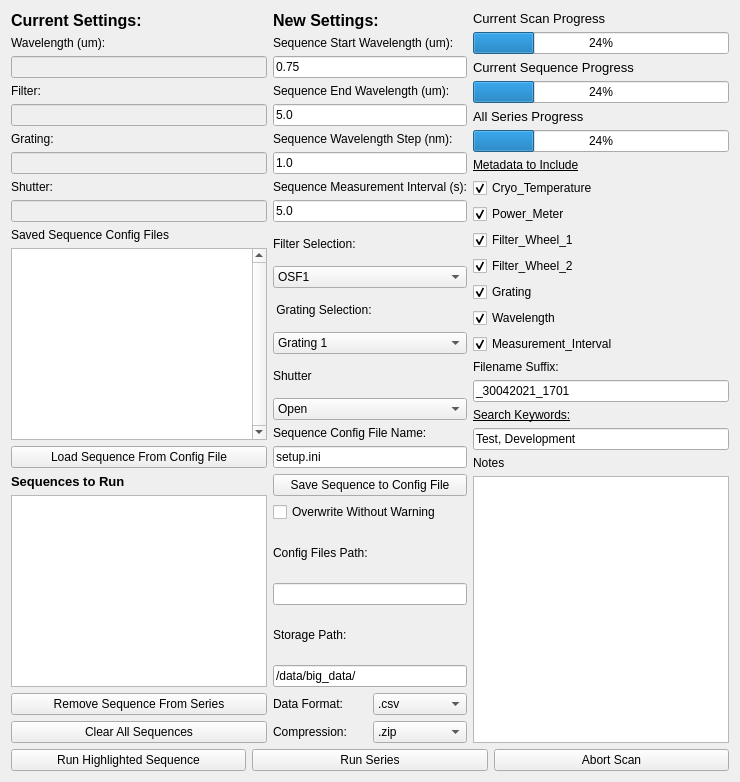
     <widget class="QWidget" name="tab2_single_scan">
      <attribute name="title">
       <string>Sequence</string>
      </attribute>
      <layout class="QGridLayout" name="gridLayout_4">
       <item row="0" column="0" rowspan="2">
        <layout class="QGridLayout" name="current_params_gridLayout_tab2">
         <item row="2" column="0">
          <widget class="QLineEdit" name="wavelength_current_ledit_tab2">
           <property name="enabled">
            <bool>false</bool>
           </property>
           <property name="text">
            <string/>
           </property>
          </widget>
         </item>
         <item row="4" column="0">
          <widget class="QLineEdit" name="osf_current_ledit_tab2">
           <property name="enabled">
            <bool>false</bool>
           </property>
          </widget>
         </item>
         <item row="1" column="0">
          <widget class="QLabel" name="wavelength_current_label_tab2">
           <property name="text">
            <string>Wavelength (um):</string>
           </property>
          </widget>
         </item>
         <item row="7" column="0">
          <widget class="QLabel" name="shutter_current_label_tab2">
           <property name="text">
            <string>Shutter:</string>
           </property>
          </widget>
         </item>
         <item row="6" column="0">
          <widget class="QLineEdit" name="grating_current_ledit_tab2">
           <property name="enabled">
            <bool>false</bool>
           </property>
          </widget>
         </item>
         <item row="5" column="0">
          <widget class="QLabel" name="grating_current_label_tab2">
           <property name="text">
            <string>Grating:</string>
           </property>
          </widget>
         </item>
         <item row="8" column="0">
          <widget class="QLineEdit" name="shutter_current_ledit_tab2">
           <property name="enabled">
            <bool>false</bool>
           </property>
          </widget>
         </item>
         <item row="3" column="0">
          <widget class="QLabel" name="osf_current_label_tab2">
           <property name="text">
            <string>Filter:</string>
           </property>
          </widget>
         </item>
         <item row="0" column="0">
          <widget class="QLabel" name="curent_parameters_title_tab2">
           <property name="font">
            <font>
             <pointsize>12</pointsize>
             <weight>75</weight>
             <bold>true</bold>
            </font>
           </property>
           <property name="text">
            <string>Current Settings:</string>
           </property>
          </widget>
         </item>
        </layout>
       </item>
       <item row="0" column="1" rowspan="2">
        <layout class="QVBoxLayout" name="new_params_gridLayout_tab2">
         <item>
          <widget class="QLabel" name="new_parameters_title_tab2">
           <property name="font">
            <font>
             <pointsize>12</pointsize>
             <weight>75</weight>
             <bold>true</bold>
            </font>
           </property>
           <property name="text">
            <string>New Settings:</string>
           </property>
          </widget>
         </item>
         <item>
          <widget class="QLabel" name="sequence_start_wave_label">
           <property name="sizePolicy">
            <sizepolicy hsizetype="Maximum" vsizetype="Maximum">
             <horstretch>0</horstretch>
             <verstretch>0</verstretch>
            </sizepolicy>
           </property>
           <property name="text">
            <string>Sequence Start Wavelength (um):</string>
           </property>
          </widget>
         </item>
         <item>
          <widget class="QLineEdit" name="sequence_wave_start_ledit">
           <property name="sizePolicy">
            <sizepolicy hsizetype="Expanding" vsizetype="Maximum">
             <horstretch>0</horstretch>
             <verstretch>0</verstretch>
            </sizepolicy>
           </property>
           <property name="text">
            <string>0.75</string>
           </property>
           <property name="placeholderText">
            <string/>
           </property>
          </widget>
         </item>
         <item>
          <widget class="QLabel" name="sequence_end_wave_label">
           <property name="sizePolicy">
            <sizepolicy hsizetype="Maximum" vsizetype="Maximum">
             <horstretch>0</horstretch>
             <verstretch>0</verstretch>
            </sizepolicy>
           </property>
           <property name="text">
            <string>Sequence End Wavelength (um):</string>
           </property>
          </widget>
         </item>
         <item>
          <widget class="QLineEdit" name="sequence_wave_end_ledit">
           <property name="sizePolicy">
            <sizepolicy hsizetype="Expanding" vsizetype="Maximum">
             <horstretch>0</horstretch>
             <verstretch>0</verstretch>
            </sizepolicy>
           </property>
           <property name="text">
            <string>5.0</string>
           </property>
           <property name="placeholderText">
            <string/>
           </property>
          </widget>
         </item>
         <item>
          <widget class="QLabel" name="sequence_wave_step_label">
           <property name="sizePolicy">
            <sizepolicy hsizetype="Maximum" vsizetype="Maximum">
             <horstretch>0</horstretch>
             <verstretch>0</verstretch>
            </sizepolicy>
           </property>
           <property name="text">
            <string>Sequence Wavelength Step (nm):</string>
           </property>
          </widget>
         </item>
         <item>
          <widget class="QLineEdit" name="sequence_wave_step_ledit">
           <property name="sizePolicy">
            <sizepolicy hsizetype="Expanding" vsizetype="Maximum">
             <horstretch>0</horstretch>
             <verstretch>0</verstretch>
            </sizepolicy>
           </property>
           <property name="text">
            <string>1.0</string>
           </property>
           <property name="placeholderText">
            <string>1.0</string>
           </property>
          </widget>
         </item>
         <item>
          <widget class="QLabel" name="sequence_measure_int_label">
           <property name="text">
            <string>Sequence Measurement Interval (s):</string>
           </property>
          </widget>
         </item>
         <item>
          <widget class="QLineEdit" name="sequence_measure_int_ledit">
           <property name="text">
            <string>5.0</string>
           </property>
           <property name="placeholderText">
            <string/>
           </property>
          </widget>
         </item>
        </layout>
       </item>
       <item row="2" column="0" rowspan="2">
        <layout class="QVBoxLayout" name="add_sequence_verticalLayout_tab2">
         <item>
          <widget class="QLabel" name="sequence_config_files_label_tab2">
           <property name="text">
            <string>Saved Sequence Config Files</string>
           </property>
          </widget>
         </item>
         <item>
          <widget class="QListWidget" name="sequence_config_files_tab2">
           <property name="verticalScrollBarPolicy">
            <enum>Qt::ScrollBarAlwaysOn</enum>
           </property>
           <property name="editTriggers">
            <set>QAbstractItemView::SelectedClicked</set>
           </property>
           <property name="dragEnabled">
            <bool>true</bool>
           </property>
           <property name="dragDropMode">
            <enum>QAbstractItemView::DragOnly</enum>
           </property>
           <property name="selectionMode">
            <enum>QAbstractItemView::SingleSelection</enum>
           </property>
          </widget>
         </item>
         <item>
          <widget class="QPushButton" name="load_sequence_button_tab2">
           <property name="sizePolicy">
            <sizepolicy hsizetype="Minimum" vsizetype="Maximum">
             <horstretch>0</horstretch>
             <verstretch>0</verstretch>
            </sizepolicy>
           </property>
           <property name="text">
            <string>Load Sequence From Config File</string>
           </property>
          </widget>
         </item>
        </layout>
       </item>
       <item row="4" column="0" rowspan="2">
        <layout class="QVBoxLayout" name="run_series_verticalLayout_tab2">
         <item>
          <widget class="QLabel" name="series_configs_label_tab2">
           <property name="font">
            <font>
             <pointsize>10</pointsize>
             <weight>75</weight>
             <bold>true</bold>
            </font>
           </property>
           <property name="text">
            <string>Sequences to Run</string>
           </property>
          </widget>
         </item>
         <item>
          <widget class="QListWidget" name="series_config_files_tab2">
           <property name="verticalScrollBarPolicy">
            <enum>Qt::ScrollBarAsNeeded</enum>
           </property>
           <property name="editTriggers">
            <set>QAbstractItemView::CurrentChanged|QAbstractItemView::SelectedClicked</set>
           </property>
           <property name="dragEnabled">
            <bool>true</bool>
           </property>
           <property name="dragDropMode">
            <enum>QAbstractItemView::DragDrop</enum>
           </property>
           <property name="selectionMode">
            <enum>QAbstractItemView::SingleSelection</enum>
           </property>
          </widget>
         </item>
         <item>
          <widget class="QPushButton" name="remove_sequence_button_tab2">
           <property name="text">
            <string>Remove Sequence From Series</string>
           </property>
          </widget>
         </item>
         <item>
          <widget class="QPushButton" name="clear_all_sequences_button_tab_2">
           <property name="text">
            <string>Clear All Sequences</string>
           </property>
          </widget>
         </item>
        </layout>
       </item>
       <item row="6" column="0" colspan="3">
        <layout class="QHBoxLayout" name="run_bottons_horizontalLayout_tab2">
         <item>
          <widget class="QPushButton" name="run_single_tab2">
           <property name="text">
            <string>Run Highlighted Sequence</string>
           </property>
          </widget>
         </item>
         <item>
          <widget class="QPushButton" name="run_series_tab2">
           <property name="text">
            <string>Run Series</string>
           </property>
          </widget>
         </item>
         <item>
          <widget class="QPushButton" name="abort_scan_button_tab2">
           <property name="text">
            <string>Abort Scan</string>
           </property>
          </widget>
         </item>
        </layout>
       </item>
       <item row="2" column="1" rowspan="2">
        <layout class="QVBoxLayout" name="new_params2_gridLayout_tab2">
         <item>
          <widget class="QLabel" name="osf_select_label_tab2">
           <property name="text">
            <string>Filter Selection:</string>
           </property>
          </widget>
         </item>
         <item>
          <widget class="QComboBox" name="osf_select_cbox">
           <item>
            <property name="text">
             <string>OSF1</string>
            </property>
           </item>
           <item>
            <property name="text">
             <string>OSF2</string>
            </property>
           </item>
           <item>
            <property name="text">
             <string>OSF3</string>
            </property>
           </item>
           <item>
            <property name="text">
             <string>OSF4</string>
            </property>
           </item>
          </widget>
         </item>
         <item>
          <widget class="QLabel" name="grating_select_label_tab2">
           <property name="text">
            <string> Grating Selection:</string>
           </property>
          </widget>
         </item>
         <item>
          <widget class="QComboBox" name="grating_select_cbox_tab2">
           <property name="currentIndex">
            <number>0</number>
           </property>
           <item>
            <property name="text">
             <string>Grating 1</string>
            </property>
           </item>
           <item>
            <property name="text">
             <string>Grating 2</string>
            </property>
           </item>
           <item>
            <property name="text">
             <string>Grating 3</string>
            </property>
           </item>
          </widget>
         </item>
         <item>
          <widget class="QLabel" name="shutter_position_label_tab2">
           <property name="text">
            <string>Shutter</string>
           </property>
          </widget>
         </item>
         <item>
          <widget class="QComboBox" name="shutter_position_cbox_tab2">
           <item>
            <property name="text">
             <string>Open</string>
            </property>
           </item>
           <item>
            <property name="text">
             <string>Closed</string>
            </property>
           </item>
          </widget>
         </item>
         <item>
          <widget class="QLabel" name="sequence_name_label_tab2">
           <property name="sizePolicy">
            <sizepolicy hsizetype="Preferred" vsizetype="Maximum">
             <horstretch>0</horstretch>
             <verstretch>0</verstretch>
            </sizepolicy>
           </property>
           <property name="text">
            <string>Sequence Config File Name:</string>
           </property>
          </widget>
         </item>
         <item>
          <widget class="QLineEdit" name="sequence_name_ledit_tab2">
           <property name="text">
            <string>setup.ini</string>
           </property>
           <property name="placeholderText">
            <string/>
           </property>
          </widget>
         </item>
        </layout>
       </item>
       <item row="5" column="1">
        <layout class="QVBoxLayout" name="data_format_verticalLayout_tab2">
         <item>
          <layout class="QHBoxLayout" name="data_format_horizontalLayout_tab2">
           <item>
            <widget class="QLabel" name="data_format_label_tab2">
             <property name="text">
              <string>Data Format:</string>
             </property>
            </widget>
           </item>
           <item>
            <widget class="QComboBox" name="data_format_comboBox_tab2">
             <property name="currentText">
              <string>.csv</string>
             </property>
             <item>
              <property name="text">
               <string>.csv</string>
              </property>
             </item>
             <item>
              <property name="text">
               <string>.fits</string>
              </property>
             </item>
             <item>
              <property name="text">
               <string>.json</string>
              </property>
             </item>
             <item>
              <property name="text">
               <string>.parquet</string>
              </property>
             </item>
            </widget>
           </item>
          </layout>
         </item>
         <item>
          <layout class="QHBoxLayout" name="compression_horizontalLayout_tab2">
           <item>
            <widget class="QLabel" name="compresssion_label_tab2">
             <property name="text">
              <string>Compression:</string>
             </property>
            </widget>
           </item>
           <item>
            <widget class="QComboBox" name="compression_comboBox_tab2">
             <property name="currentText">
              <string>.zip</string>
             </property>
             <item>
              <property name="text">
               <string>.zip</string>
              </property>
             </item>
             <item>
              <property name="text">
               <string>.tgz</string>
              </property>
             </item>
             <item>
              <property name="text">
               <string>.tar</string>
              </property>
             </item>
            </widget>
           </item>
          </layout>
         </item>
        </layout>
       </item>
       <item row="0" column="2">
        <layout class="QVBoxLayout" name="progressBar_verticalLayout_tab1_2">
         <item>
          <widget class="QLabel" name="scan_progress_label_tab2">
           <property name="font">
            <font>
             <pointsize>10</pointsize>
            </font>
           </property>
           <property name="text">
            <string>Current Scan Progress</string>
           </property>
          </widget>
         </item>
         <item>
          <widget class="QProgressBar" name="scan_progressBar_tab2">
           <property name="value">
            <number>24</number>
           </property>
          </widget>
         </item>
         <item>
          <widget class="QLabel" name="sequence_progress_label_tab1_2">
           <property name="font">
            <font>
             <pointsize>10</pointsize>
            </font>
           </property>
           <property name="text">
            <string>Current Sequence Progress</string>
           </property>
          </widget>
         </item>
         <item>
          <widget class="QProgressBar" name="sequence_progressBar_tab1_2">
           <property name="value">
            <number>24</number>
           </property>
          </widget>
         </item>
         <item>
          <widget class="QLabel" name="series_progress_label_tab1_2">
           <property name="font">
            <font>
             <pointsize>10</pointsize>
            </font>
           </property>
           <property name="text">
            <string>All Series Progress</string>
           </property>
          </widget>
         </item>
         <item>
          <widget class="QProgressBar" name="series_progressBar_tab1_2">
           <property name="value">
            <number>24</number>
           </property>
          </widget>
         </item>
        </layout>
       </item>
       <item row="4" column="1">
        <layout class="QVBoxLayout" name="config_files_verticalLayout_tab2">
         <item>
          <widget class="QPushButton" name="save_sequence_pushButton_tab2">
           <property name="text">
            <string>Save Sequence to Config File</string>
           </property>
          </widget>
         </item>
         <item>
          <widget class="QCheckBox" name="overwrite_checkBox_tab2">
           <property name="text">
            <string>Overwrite Without Warning</string>
           </property>
          </widget>
         </item>
         <item>
          <widget class="QLabel" name="config_path_label_tab2">
           <property name="text">
            <string>Config Files Path:</string>
           </property>
          </widget>
         </item>
         <item>
          <widget class="QLineEdit" name="config_path_lineEdit_tab2">
           <property name="text">
            <string/>
           </property>
           <property name="placeholderText">
            <string/>
           </property>
          </widget>
         </item>
         <item>
          <widget class="QLabel" name="storage_path_label_tab2">
           <property name="text">
            <string>Storage Path:</string>
           </property>
          </widget>
         </item>
         <item>
          <widget class="QLineEdit" name="storage_path_lineEdit_tab2">
           <property name="text">
            <string>/data/big_data/</string>
           </property>
           <property name="placeholderText">
            <string/>
           </property>
          </widget>
         </item>
        </layout>
       </item>
       <item row="1" column="2" rowspan="5">
        <layout class="QVBoxLayout" name="metadata_verticalLayout_tab2">
         <item>
          <widget class="QLabel" name="metadata_label_tab2">
           <property name="font">
            <font>
             <underline>true</underline>
            </font>
           </property>
           <property name="text">
            <string>Metadata to Include</string>
           </property>
          </widget>
         </item>
         <item>
          <widget class="QCheckBox" name="cryo_checkBox">
           <property name="enabled">
            <bool>true</bool>
           </property>
           <property name="text">
            <string>Cryo_Temperature</string>
           </property>
           <property name="checked">
            <bool>true</bool>
           </property>
          </widget>
         </item>
         <item>
          <widget class="QCheckBox" name="power_meter_checkBox">
           <property name="text">
            <string>Power_Meter</string>
           </property>
           <property name="checked">
            <bool>true</bool>
           </property>
          </widget>
         </item>
         <item>
          <widget class="QCheckBox" name="filter_wheel_1_checkBox">
           <property name="text">
            <string>Filter_Wheel_1</string>
           </property>
           <property name="checked">
            <bool>true</bool>
           </property>
          </widget>
         </item>
         <item>
          <widget class="QCheckBox" name="filter_wheel_2_checkBox">
           <property name="text">
            <string>Filter_Wheel_2</string>
           </property>
           <property name="checked">
            <bool>true</bool>
           </property>
          </widget>
         </item>
         <item>
          <widget class="QCheckBox" name="grating_checkBox">
           <property name="text">
            <string>Grating</string>
           </property>
           <property name="checked">
            <bool>true</bool>
           </property>
          </widget>
         </item>
         <item>
          <widget class="QCheckBox" name="wavelength_checkBox">
           <property name="text">
            <string>Wavelength</string>
           </property>
           <property name="checked">
            <bool>true</bool>
           </property>
          </widget>
         </item>
         <item>
          <widget class="QCheckBox" name="meas_int_checkBox">
           <property name="text">
            <string>Measurement_Interval</string>
           </property>
           <property name="checked">
            <bool>true</bool>
           </property>
          </widget>
         </item>
         <item>
          <widget class="QLabel" name="filename_suffix_label_tab2">
           <property name="text">
            <string>Filename Suffix:</string>
           </property>
          </widget>
         </item>
         <item>
          <widget class="QLineEdit" name="filename_suffix_lineEdit_tab2">
           <property name="text">
            <string>_30042021_1701</string>
           </property>
           <property name="placeholderText">
            <string/>
           </property>
          </widget>
         </item>
         <item>
          <widget class="QLabel" name="keywords_label_tab2">
           <property name="font">
            <font>
             <underline>true</underline>
            </font>
           </property>
           <property name="text">
            <string>Search Keywords:</string>
           </property>
          </widget>
         </item>
         <item>
          <widget class="QLineEdit" name="keywords_lineEdit_tab2">
           <property name="text">
            <string>Test, Development</string>
           </property>
           <property name="placeholderText">
            <string/>
           </property>
          </widget>
         </item>
         <item>
          <widget class="QLabel" name="notes_label_tab2">
           <property name="text">
            <string>Notes</string>
           </property>
          </widget>
         </item>
         <item>
          <widget class="QTextBrowser" name="notes_textBrowser_tab2"/>
         </item>
        </layout>
       </item>
      </layout>
     </widget>
